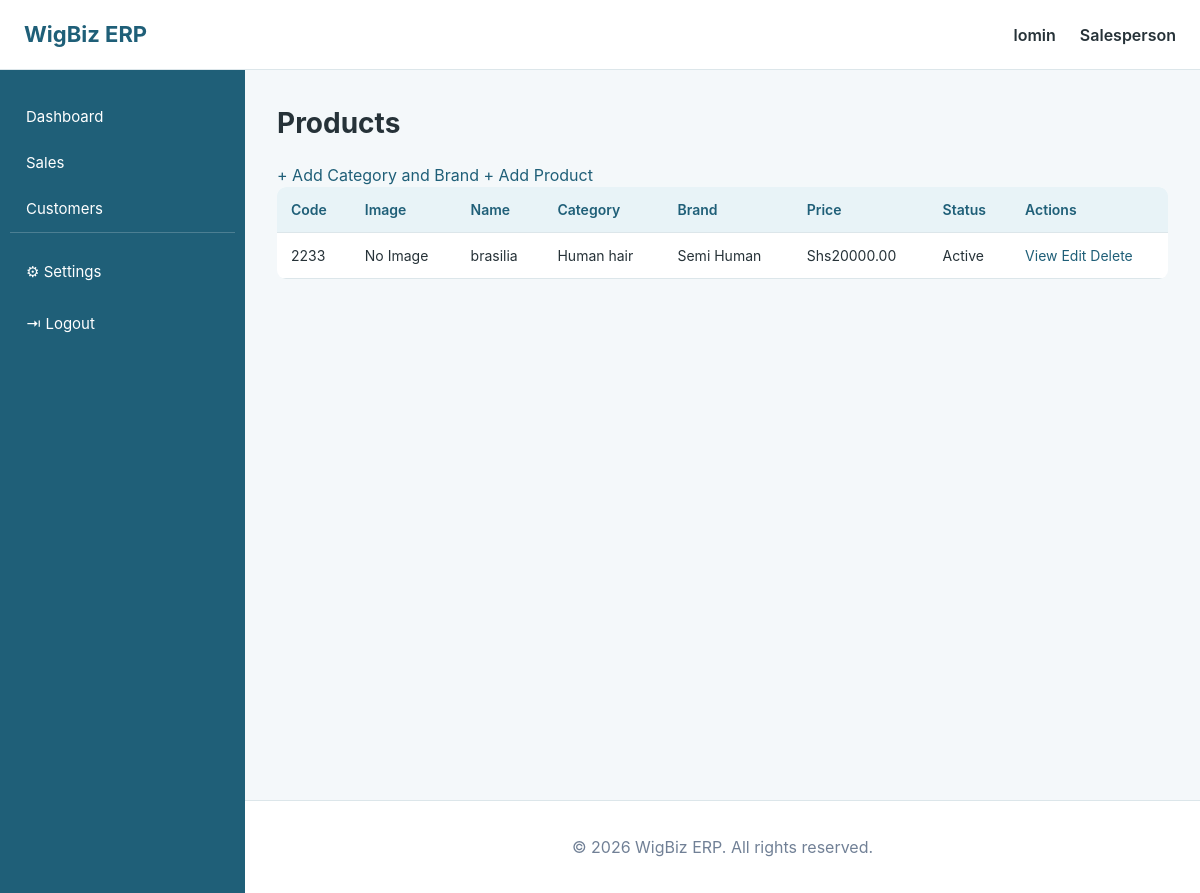
Screenshot of /products/ (signed in) with the database file from the repository.
### accounts/models.py (models this page shows, shortened)
class User(AbstractUser):
    phone = models.CharField(max_length=20, blank=True)
    role = models.ForeignKey(
        Role,
        on_delete=models.SET_NULL,
        null=True,
        blank=True,
        related_name="users",
    )
    created_at = models.DateTimeField(auto_now_add=True)

class Role(models.Model):
    name = models.CharField(max_length=50, unique=True)
    description = models.TextField(blank=True)
    created_at = models.DateTimeField(auto_now_add=True)

### products/models.py (models this page shows, shortened)
class Product(models.Model):
    category = models.ForeignKey(Category, on_delete=models.PROTECT, related_name="products")
    brand = models.ForeignKey(Brand, on_delete=models.PROTECT, related_name="products")
    product_code = models.CharField(max_length=50, unique=True)
    barcode = models.CharField(max_length=100, unique=True, blank=True, null=True)
    name = models.CharField(max_length=200)
    description = models.TextField(blank=True)
    hair_type = models.CharField(max_length=50, blank=True)
    texture = models.CharField(max_length=50, blank=True)
    length = models.IntegerField(null=True, blank=True)
    color = models.CharField(max_length=50, blank=True)
    cost_price = models.DecimalField(max_digits=10, decimal_places=2)
    selling_price = models.DecimalField(max_digits=10, decimal_places=2)
    reorder_level = models.IntegerField(default=5)
    image = models.ImageField(upload_to="products/", blank=True, null=True)
    status = models.BooleanField(default=True)
    created_at = models.DateTimeField(auto_now_add=True)
    updated_at = models.DateTimeField(auto_now=True)

class Category(models.Model):
    name = models.CharField(max_length=100)
    description = models.TextField(blank=True)
    created_at = models.DateTimeField(auto_now_add=True)
    def __str__(self):
        return self.name

class Brand(models.Model):
    name = models.CharField(max_length=100)
    description = models.TextField(blank=True)
    created_at = models.DateTimeField(auto_now_add=True)
    def __str__(self):
        return self.name

### products/views.py (the view)
# urls.py: path("",views.view_product,name="view_product"),
@login_required
def view_product(request):
    query = request.GET.get("search")
    products=Product.objects.all().order_by("-created_at")
    if query:
        products = products.filter(
            name__icontains=query
        )
    context={
        "products":products,
        "search": query
        }
    return render(request, "Products/view_products.html",context)

### templates/Products/view_products.html (shortened to what this page needs)
{% extends "base.html" %}
{% block content %}
<div class="page-header">
    <h1>
        Products
    </h1>
    <a href="{% url 'BrandCategory'%}" class="btn-primary">
        + Add Category and  Brand
    </a>
    <a href="{% url 'add_product' %}" class="btn-primary">
        + Add Product
    </a>
</div>
<table class="erp-table">
<thead>
<tr>
<th>Code</th>
<th>Image</th>
<th>Name</th>
<th>Category</th>
<th>Brand</th>
<th>Price</th>
<th>Status</th>
<th>Actions</th>
</tr>
</thead>
<tbody>
{% for product in products %}
<tr>
<td>
{{ product.product_code }}
</td>
<td>
{% if product.image %}
<img src="{{ product.image.url }}" width="50">
{% else %}
No Image
{% endif %}
</td>
<td>
{{ product.name }}
</td>
<td>
{{ product.category }}
</td>
<td>
{{ product.brand }}
</td>
<td>
Shs{{ product.selling_price }}
</td>
<td>
{% if product.status %}
<span class="active">
Active
</span>
{% else %}
<span class="inactive">
Inactive
</span>
{% endif %}
</td>
<td>
<a href="{% url 'product-detail' product.id %}">
View
</a>
<a href="{% url 'product-edit' product.id %}">
Edit
</a>
<a href="{% url 'product-delete' product.id %}">
Delete
</a>
</td>
</tr>
{% empty %}
<tr>
<td colspan="8">
No products found
</td>
</tr>
{% endfor %}
</tbody>
</table>
{% endblock %}

### templates/base.html (shortened to what this page needs)
{% load static %}
<!DOCTYPE html>
<html lang="en">
<head>
    <link rel="stylesheet"
          href="{% static 'css/dashboard.css' %}">
</head>
<body>
<header class="navbar">
    <div class="navbar-left">
        <span class="brand">
            WigBiz ERP
        </span>
    </div>
    <div class="navbar-right">
        {% if user.is_authenticated %}
            <span class="user-name">
                {{ user.username }}
            </span>
            {% if user.role %}
                <span class="user-role">
                    {{ user.role.name }}
                </span>
            {% endif %}
        {% else %}
            <a href="{% url 'accounts:login' %}">
                Login
            </a>
        {% endif %}
    </div>
</header>
<div class="layout">
{% if user.is_authenticated %}
<aside class="sidebar">
    <nav>
        <a href="{% url 'dashboard:dashboard' %}"
           class="{% if request.resolver_match.app_name == 'dashboard' %}active{% endif %}">
            <span>
                Dashboard
            </span>
        </a>
        {% if user.role and user.role.name == "Administrator" %}
            <a href="{% url 'sales:sales_history' %}"
               class="{% if request.resolver_match.url_name == 'sales_history' %}active{% endif %}">
                <span>
                    Sales
                </span>
            </a>
            <a href="{% url 'inventory:view_inventory' %}"
               class="{% if request.resolver_match.app_name == 'inventory' %}active{% endif %}">
                <span>
                    Inventory
                </span>
            </a>
            <a href="{% url 'purchase:view_purchase' %}"
               class="{% if request.resolver_match.app_name == 'purchase' %}active{% endif %}">
                <span>
                    Purchases
                </span>
            </a>
            <a href="{% url 'customers:customer_list' %}"
               class="{% if request.resolver_match.app_name == 'customers' %}active{% endif %}">
                <span>
                    Customers
                </span>
            </a>
            <a href="{% url 'suppliers:supplier_list' %}"
               class="{% if request.resolver_match.app_name == 'suppliers' %}active{% endif %}">
                <span>
                    Suppliers
                </span>
            </a>
            <a href="{% url 'employees:employee_list' %}"
               class="{% if request.resolver_match.app_name == 'employees' %}active{% endif %}">
                <span>
                    Employees
                </span>
            </a>
            <a href="{% url 'reports:dashboard' %}"
               class="{% if request.resolver_match.app_name == 'reports' %}active{% endif %}">
                <span>
                    Reports
                </span>
            </a>
            <a href="{% url 'accounts:user_list' %}"
               class="{% if request.resolver_match.url_name == 'user_list' %}active{% endif %}">
                <span>
                    Users
                </span>
            </a>
        <!-- =================================================
             MANAGER
             ================================================= -->
        {% elif user.role and user.role.name == "Salesperson" %}
            <a href="{% url 'sales:create_sale' %}"
               class="{% if request.resolver_match.app_name == 'sales' %}active{% endif %}">
                <span>
                    Sales
                </span>
            </a>
            <a href="{% url 'customers:customer_list' %}"
               class="{% if request.resolver_match.app_name == 'customers' %}active{% endif %}">
                <span>
                    Customers
                </span>
            </a>
        {% endif %}
        <div class="bottom-links">
            <a href="{% url 'accounts:settings' %}"
               class="{% if request.resolver_match.app_name == 'accounts' and request.resolver_match.url_name == 'settings' %}active{% endif %}">
                <span>
                    ⚙ Settings
                </span>
            </a>
            <a href="{% url 'accounts:logout' %}">
                <span>
                    ⇥ Logout
                </span>
            </a>
        </div>
    </nav>
</aside>
{% endif %}
<main class="main-content">
    {% block content %}
    {% endblock %}
</main>
</div>
<footer class="footer">
    <p>
        &copy; {% now "Y" %} WigBiz ERP.
        All rights reserved.
    </p>
</footer>
</body>
</html>

### static/css/dashboard.css (style rules this page uses)
:root { --primary: #1f5f78; --primary-dark: #16465a; --primary-light: #e8f3f7; --background: #f4f8fa; --card: #ffffff; --text: #263238; --muted: #718096; --border: #dce6ea; --success: #3b8d78; --success-light: #e6f3ef; --warning: #d69e2e; --warning-light: #fbf3e0; --danger: #c05640; --danger-light: #fbeae6; --shadow: 0 2px 10px rgba(0, 0, 0, 0.06); --shadow-hover: 0 5px 18px rgba(0, 0, 0, 0.08); --space-xs: 6px; --space-sm: 10px; --space-md: 16px; --space-lg: 24px; --space-xl: 32px; --radius-sm: 6px; --radius-md: 9px; --radius-lg: 12px; --sidebar-width: 245px; --navbar-height: 70px; --transition: 0.2s ease; }
* { box-sizing: border-box; }
html { scroll-behavior: smooth; }
body { margin: 0; padding: 0; font-family: -apple-system, "Segoe UI", Arial, Helvetica, sans-serif; background: var(--background); color: var(--text); line-height: 1.5; -webkit-font-smoothing: antialiased; }
a { color: var(--primary); text-decoration: none; }
.navbar { height: var(--navbar-height); display: flex; align-items: center; justify-content: space-between; padding: 0 var(--space-lg); background: var(--card); border-bottom: 1px solid var(--border); position: sticky; top: 0; z-index: 1000; }
.navbar-left { display: flex; align-items: center; gap: var(--space-sm); }
.brand { font-size: 22px; font-weight: 700; color: var(--primary); }
.navbar-right { display: flex; align-items: center; gap: var(--space-lg); }
.navbar-right span { font-weight: 600; }
.layout { display: flex; min-height: calc(100vh - var(--navbar-height)); }
.sidebar { width: var(--sidebar-width); position: fixed; top: var(--navbar-height); left: 0; bottom: 0; background: var(--primary); color: white; display: flex; flex-direction: column; padding: var(--space-lg) var(--space-sm); overflow: hidden; z-index: 900; }
.sidebar-nav a, .sidebar-bottom a, .bottom-links a, .sidebar nav > a { display: flex; align-items: center; gap: 13px; width: 100%; min-height: 46px; padding: 0 var(--space-md); border-radius: var(--radius-md); color: white; text-decoration: none; font-size: 15px; transition: background var(--transition), padding-left var(--transition); }
.sidebar-bottom, .bottom-links { margin-top: auto; padding-top: var(--space-md); border-top: 1px solid rgba(255, 255, 255, 0.2); display: flex; flex-direction: column; gap: var(--space-xs); flex-shrink: 0; }
.main-content { margin-left: var(--sidebar-width); width: calc(100% - var(--sidebar-width)); min-width: 0; padding: var(--space-xl); min-height: calc(100vh - var(--navbar-height)); }
.main-content h1 { margin-top: 0; font-size: 28px; color: var(--text); }
table { width: 100%; border-collapse: collapse; background: var(--card); border-radius: var(--radius-md); overflow: hidden; }
th { background: var(--primary-light); color: var(--primary); font-weight: 600; text-align: left; }
th, td { padding: 12px 14px; border-bottom: 1px solid var(--border); font-size: 14px; }
.footer { margin-left: var(--sidebar-width); padding: 18px var(--space-xl); text-align: center; color: var(--muted); background: var(--card); border-top: 1px solid var(--border); }

### rows the page displays
User: username "lomin", role.name "Salesperson"
Product: product_code "2233", image "No Image", name "brasilia", category "Human hair", brand "Semi Human", selling_price "20000.00", status "Active"
